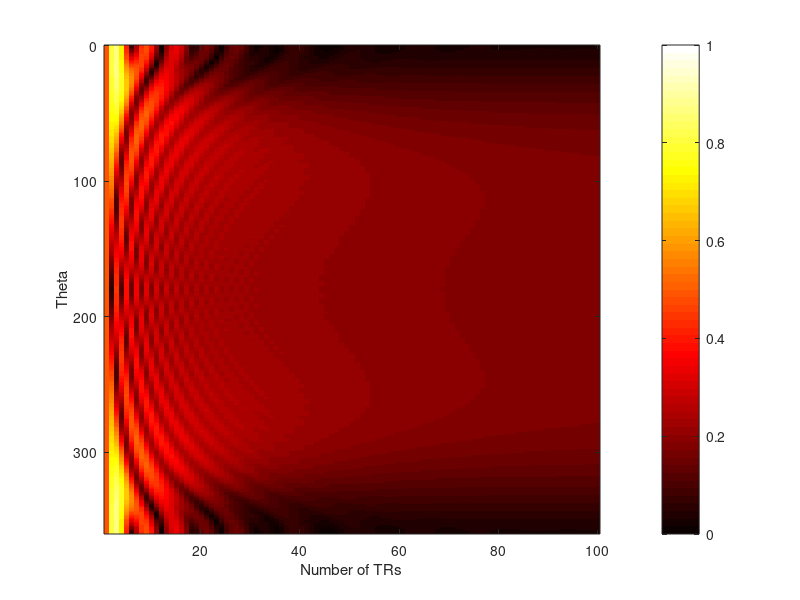

Recreate this plot in MATLAB. (Note: this script raises an error after producing the figure.)

clear
M0 = [0 0 1]'; %initial magnetization

M(:,1) = M0; %magnetization at time t=1

N = 100; %number of TRs to simulate


TR = 15; %time between excitations
T1 = 1000;
T2 = 100;

theta = [0:360]/180*pi; %theta angle
alpha = 30/180*pi; %flip angle


E1 = exp(-TR/T1);
E2 = exp(-TR/T2);

for t=1:length(theta)
    %Relaxation matrix:
    Rel = [E2*cos(theta(t)) E2*sin(theta(t)) 0
        -E2*sin(theta(t)) E2*cos(theta(t)) 0
        0 0 E1];

    %Rotation matrix:
    Rot = [1 0 0
        0 cos(alpha) sin(alpha)
        0 -sin(alpha) cos(alpha)];

    for n=1:N-1
        M_n_plus = M(:,n); %Magnetization after prevous RF pulse
        M_nplusone_minus = Rel*M_n_plus + (1-E1)*M0; %Relaxation...
        M(:,n+1) = Rot*M_nplusone_minus; %Magnetization after this RF pulse
        MT(t,n) = sqrt(M(1,n+1).^2+M(2,n+1).^2);
    end

end
figure
imagesc(1:N,theta/pi*180,MT)
ylabel('Theta')
xlabel('Number of TRs')
a=colorbar
caxis([0 1])
colormap(hot)
a.Label.String = 'Transverse magnetization';